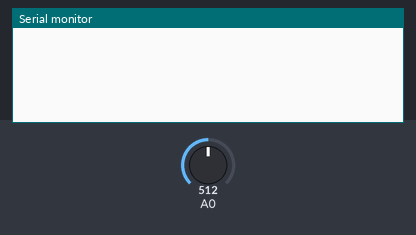
Bench run of a sketch on a simulated Arduino Uno, built with avr-gcc and run on an emulated ATmega328P. Parts: the last lines printed to the serial monitor. The test bench sets the inputs (shaded band); at power-on: A0 = 512.

Above: at 1.2 s.
1.3 s: A0 set to 306
At 1.9 s:
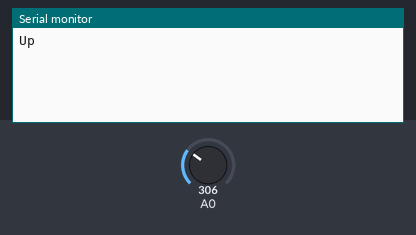
2.8 s: A0 set to 271
At 3.6 s:
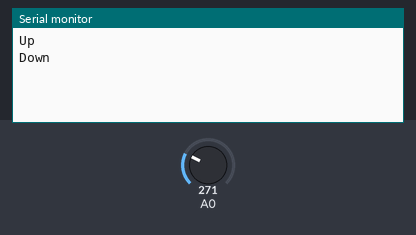

Measured:
- the behaviour switches between 287 and 286 on A0 (found by bisection; images 1 and 2)
- after the input at 1.3 s, the serial monitor: prints a new line at once (image 1)
- after the input at 2.8 s, the serial monitor: prints a new line at once (image 2)

The sketch:

signal.ino
```cpp
int up_flag;
unsigned long inicio, fim, tempo;
float up;

void setup(){
	Serial.begin(9600);
	up_flag=0;
}

void loop(){
	up = analogRead(0)*(5.0/1023.0);
	if(up>=2.0 && up_flag==0){
		up_flag=1;
		inicio = millis();
	}

	while(up_flag==1){
		up = analogRead(0)*(5.0/1023.0);
		if(up<=1.8){
			up_flag=0;
			fim = millis();
			tempo = fim - inicio;
			//Serial.println(tempo);
      //delay(1000);
                        if(tempo<180){
                           Serial.println("Blink");
                           delay(1000);
                        }
                        else if(tempo>200){
                           Serial.println("Up");
                           delay(1000);
                        }
		}
	}

 if(up<=1.4){
    Serial.println("Down");
    delay(1000);
 }

}
```
